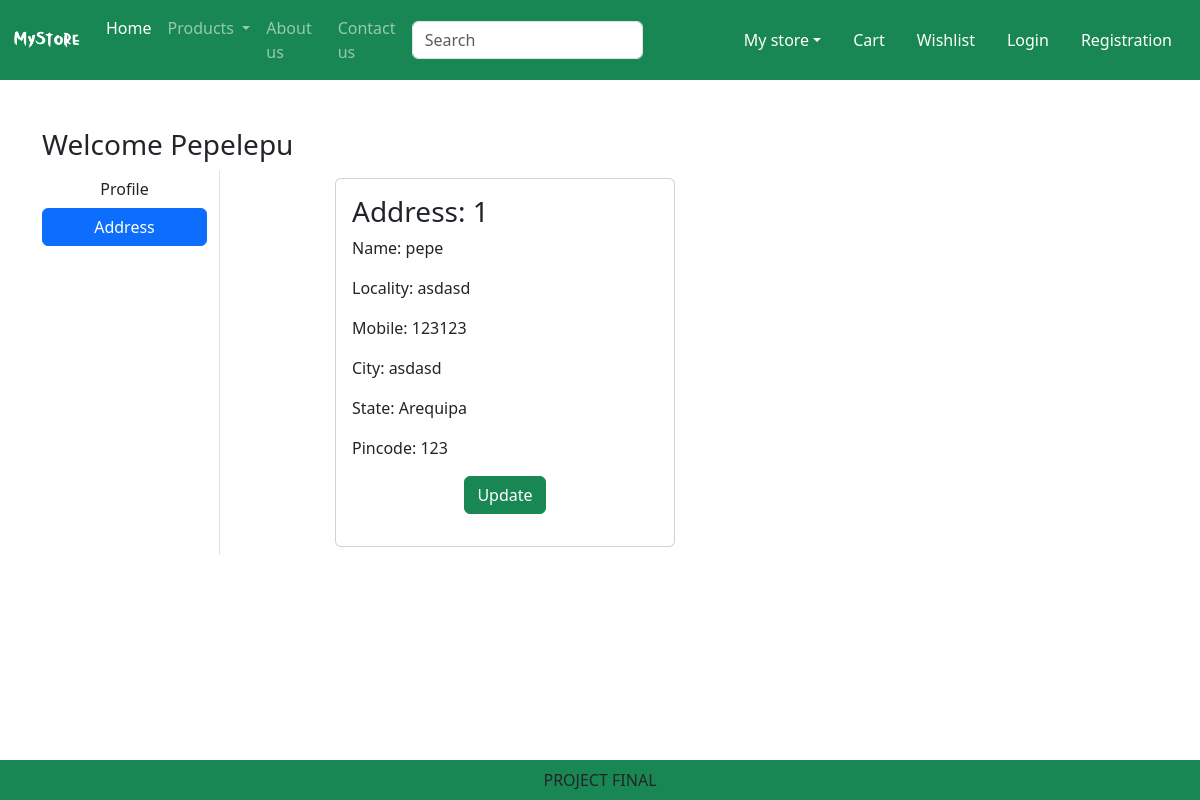
The page /address/ (signed in) on the database as committed earlier.
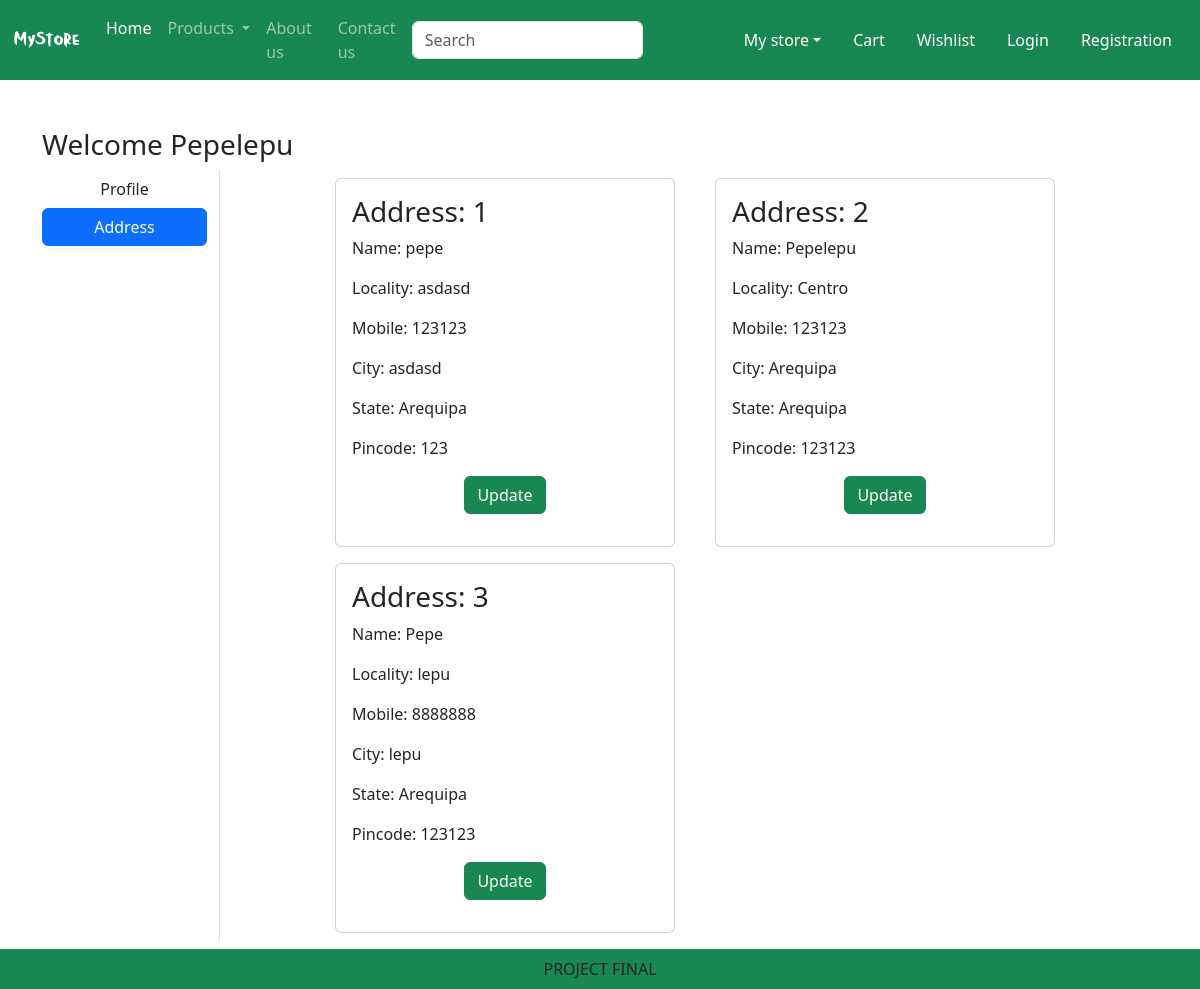
The same page on the database as committed later.
### app/models.py (models this page shows, shortened)
class Customer(models.Model):
    user=models.ForeignKey(User, on_delete=models.CASCADE)
    name=models.CharField(max_length=200)
    locality=models.CharField(max_length=200)
    city=models.CharField(max_length=50)
    mobile=models.IntegerField(default=0)
    zipcode=models.IntegerField()
    state=models.CharField(choices=STATE_CHOICES, max_length=100)

### app/views.py (the view)
# urls.py: path('address/', views.address , name='address'),
def address(request):
    add = Customer.objects.filter(user=request.user)
    return render(request,'app/address.html', locals())

### app/templates/app/address.html (shortened to what this page needs)
{% extends 'app/base.html' %}
{% load static %}
{% block main-content %}
<div class ="container my-5">
    <div class ="row">
        <h3>Welcome <span class="text-capitalize">{{request.user}}</span></h3>
        <div class="col-sm-2 border-end">
            <ul class="list-unstyled">
                <li class="d-grid"><a href ="{% url 'profile' %}" class="btn">Profile</a></li>
                <li class="d-grid"><a href ="{% url 'address' %}" class="btn btn-primary">Address</a></li>
            </ul>
        </div>
        <div class="col-sm-8 offset-sm-1">
            <div class="row">
                {% for ad in add %}
                <div class ="col-sm-6">
                    <div class ="card m-2">
                        <div class ="card-body">
                            <h3>Address: {{forloop.counter}}</h3>
                            <p>Name: {{ad.name}}</p>
                            <p>Locality: {{ad.locality}}</p>
                            <p>Mobile: {{ad.mobile}}</p>
                            <p>City: {{ad.city}}</p>
                            <p>State: {{ad.state}}</p>
                            <p>Pincode: {{ad.zipcode}}</p>
                            <p class="text-center"><a href="#" type="button" class="btn btn-success">Update</a></p>
                        </div>
                    </div>
                </div>
                {% endfor %}
            </div>
        </div>
    </div>
</div>
{% endblock main-content %}

### app/templates/app/base.html (shortened to what this page needs)
<!DOCTYPE html>
{% load static %}
<html lang="en">
<head>
    <link href="https://cdn.jsdelivr.net/npm/bootstrap@5.3.0/dist/css/bootstrap.min.css" rel="stylesheet">
    <link rel = "stylesheet" href ="{% static 'app/css/owl.carousel.min.css' %}"/>
    <link rel = "stylesheet" href ="{% static 'app/css/all.min.css' %}"/>
    <link rel = "stylesheet" href ="{% static 'app/css/style.css' %}"/>
</head>
<body>
    <nav class="navbar navbar-expand-lg navbar-dark bg-success">
        <div class="container-fluid">
          <a class="navbar-brand" href="/">
            <img src="{% static 'app/images/logo1.png' %}" width = "70" height ="50"/>
          </a>
          <div class="collapse navbar-collapse" id="navbarSupportedContent">
            <ul class="navbar-nav me-auto mb-2 mb-lg-0">
              <li class="nav-item">
                <a class="nav-link active" aria-current="page" href="/">Home</a>
              </li>
              <li class="nav-item dropdown">
                <a class="nav-link dropdown-toggle" href="#" role="button" data-bs-toggle="dropdown" aria-expanded="false">
                  Products
                </a>
              </li>
              <li class="nav-item">
                <a class="nav-link text-withe" href="{% url 'about'  %}">About us</a>
              </li>
              <li class="nav-item">
                <a class="nav-link text-withe" href="{% url 'contact'  %}">Contact us</a>
              </li>
            </ul>
            <form class="d-flex" role="search">
              <input class="form-control me-2" type="search" placeholder="Search" aria-label="Search">
              <button class="btn btn-outline-success" type="submit">Search</button>
            </form>
          </div>
          <ul class="navbar-nav me-auto mb-2 mb-lg-0">
            <li class="nav-item dropdown mx-2"></a>
              <a class="nav-link dropdown-toggle text-white" href="#"id="profileDropdown" role="button" data-bs-toggle="dropdown" aria-expanded="false">My store</a>
            </li>
            <li class ="nav-item mx-2">
              <a href="#" class="nav-link text-white">Cart </a>
            </li>
            <li class ="nav-item mx-2">
              <a href="#" class="nav-link text-white">Wishlist </a>
            </li>
            <li class ="nav-item mx-2">
              <a href="{% url 'login' %}" class="nav-link text-white">Login </a>
            </li>
            <li class ="nav-item mx-2">
              <a href="{% url 'customerregistration' %}" class="nav-link text-white">Registration </a>
            </li>
          </ul>
        </div>
      </nav>
        {% block main-content %}{% endblock main-content %}
      <footer class="container-fluid fixed-bottom bg-success text-center p-2 mt-5">
        PROJECT FINAL
      </footer>
</body>
</html>

Rows that differ between the two databases and show on the page:
added Customer: name "Pepelepu", locality "Centro", mobile "123123", city "Arequipa", state "Arequipa", zipcode "123123"
added Customer: name "Pepe", locality "lepu", mobile "8888888", city "lepu", state "Arequipa", zipcode "123123"
